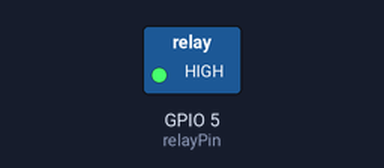
Bench run of a program on a simulated Raspberry Pi (BCM pin numbers). Parts: switched loads named in the program (green lamp = pin HIGH). Dashed ring = blinking.

Above: at 0.5 s.
Timing chart, 0 to 4.6 s (numbered marks = the images above):
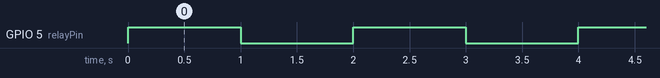

Measured:
- by itself, GPIO 5 (relayPin): alternates HIGH for 1.0 s and LOW for 1.0 s

The program:

relay01.py
```python
import RPi.GPIO as GPIO
import time

relayPin = 5  # Spin
GPIO.setmode(GPIO.BCM)
GPIO.setup(relayPin, GPIO.OUT)

try:
		while True:
			GPIO.output(relayPin, 1)
			time.sleep(1)
			GPIO.output(relayPin, 0)
			time.sleep(1)


except KeyboardInterrupt:
		GPIO.cleanup ()
```
